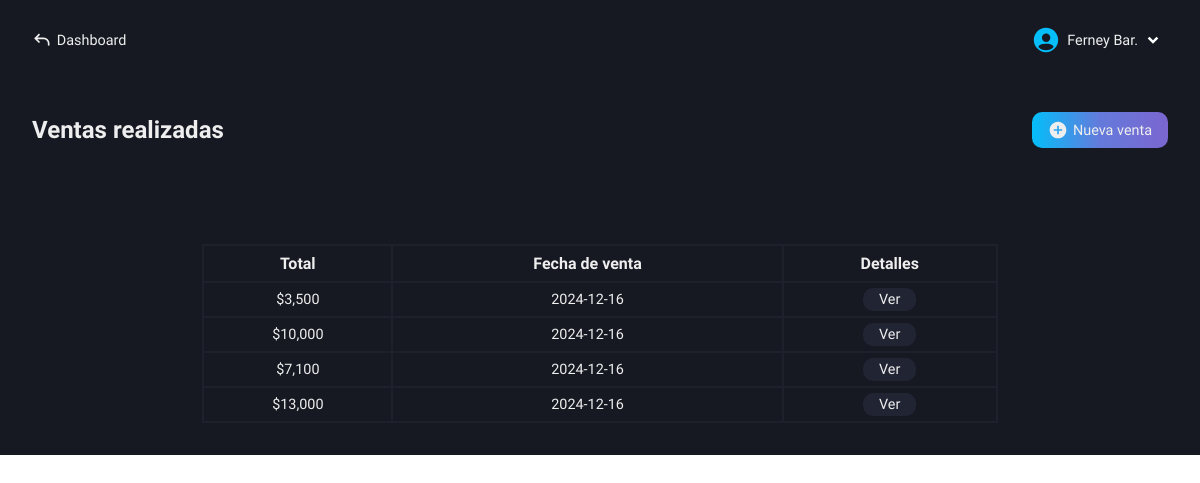
The app's page /roles/store/sales/sales-made.php (signed in), older data.
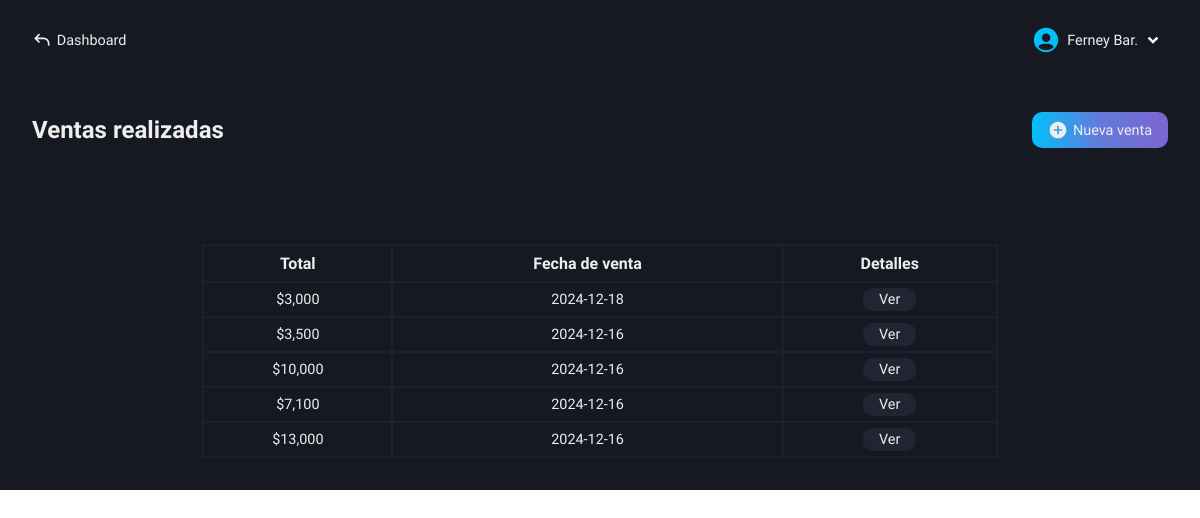
The same page, newer data.
### tables this page shows
CREATE TABLE `sales` (
  `id` int(11) NOT NULL AUTO_INCREMENT,
  `total_amount` int(11) NOT NULL,
  `sale_date` date NOT NULL,
  `user_email` varchar(100) NOT NULL,
  `name_business` varchar(100) NOT NULL,
  `phone_number` varchar(100) NOT NULL,
  PRIMARY KEY (`id`)
);

### roles/store/sales/sales-made.php (the view, shortened to what this page needs)
<!DOCTYPE html>
<html lang="es">
<head>
    <link rel="stylesheet" href="../../../css/store/sales-made.css">
    <?php
        include("../../../conexion.php");
        if (isset($_SESSION['user_id'])) {
            $id_user = $_SESSION['user_id'];
        } else {
            header("Location: ../../../index.php");
            exit();
        }
    ?>
</head>
<body>
    <main class="main">
        <nav class="nav-dash">
            <a href="../../dashboard-store.php" class="go-dash">
                <svg xmlns="http://www.w3.org/2000/svg" width="20" height="20" viewBox="0 0 24 24"><path fill="#eee" d="m4 10l-.707.707L2.586 10l.707-.707zm17 8a1 1 0 1 1-2 0zM8.293 15.707l-5-5l1.414-1.414l5 5zm-5-6.414l5-5l1.414 1.414l-5 5zM4 9h10v2H4zm17 7v2h-2v-2zm-7-7a7 7 0 0 1 7 7h-2a5 5 0 0 0-5-5z"/></svg>
                <p>Dashboard</p>
            </a>
            <div class="user-modal">
                <div class="username">
                    <div class="name-down">
                        <?php
                            $queryData = "SELECT name, lastname FROM users WHERE id = $id_user";
                            $result = mysqli_query($conexion, $queryData);
                            $rowData = mysqli_fetch_assoc($result);
                            echo "<p class='name'>" . $rowData['name'] . ' ' . substr($rowData['lastname'], 0, 3) . ".</p>";
                        ?>
                        <img src="../../../svg/down-arrow.svg" alt="">
                    </div>
                </div>
            </div>
        </nav>
        <section class="new-sale-products" id="hidden-modal">
            <div class="new-sale">
                <div class="tlt-button">
                    <h2 class="tlt-function">Ventas realizadas</h2>
                    <a href="new-sale.php" class="btn-new-sale bg-btn">
                        <svg xmlns="http://www.w3.org/2000/svg" width="20" height="20" viewBox="0 0 24 24"><path fill="#eee" d="M12 2C6.477 2 2 6.477 2 12s4.477 10 10 10s10-4.477 10-10S17.523 2 12 2m5 11h-4v4h-2v-4H7v-2h4V7h2v4h4z"/></svg>
                        <p>Nueva venta</p>
                    </a>
                </div>
                <div class="content-table">
                    <table>
                        <tr>
                            <th>Total</th>
                            <th>Fecha de venta</th>
                            <th>Detalles</th>
                        </tr>
                        <?php
                            $querySales = "SELECT * FROM sales ORDER BY id DESC LIMIT 15";
                            $resultSales = mysqli_query($conexion, $querySales);
                            if($resultSales -> num_rows > 0) {
                                while ($row = mysqli_fetch_assoc($resultSales)){
                                    $id_sale = $row['id'];
                                    echo "<tr>
                                            <td>$" . number_format($row['total_amount'], 0) . "</td>
                                            <td>" . $row['sale_date'] . "</td>
                                            <td class='view-details'>
                                                <a href='functions/invoice-details.php?id=$id_sale'>Ver</a>
                                            </td>
                                        </tr>";
                                }
                            } else {
                                echo "<tr>
                                        <td colspan='3'>No hay ventas realizadas aún.</td>
                                      </tr>";
                            }
                        ?>
                    </table>
                </div>
            </div>
        </section>
    </main>
</body>
</html>

Row changes from the older to the newer data that the page shows:
added sales: total_amount "3,000", sale_date "2024-12-18"
